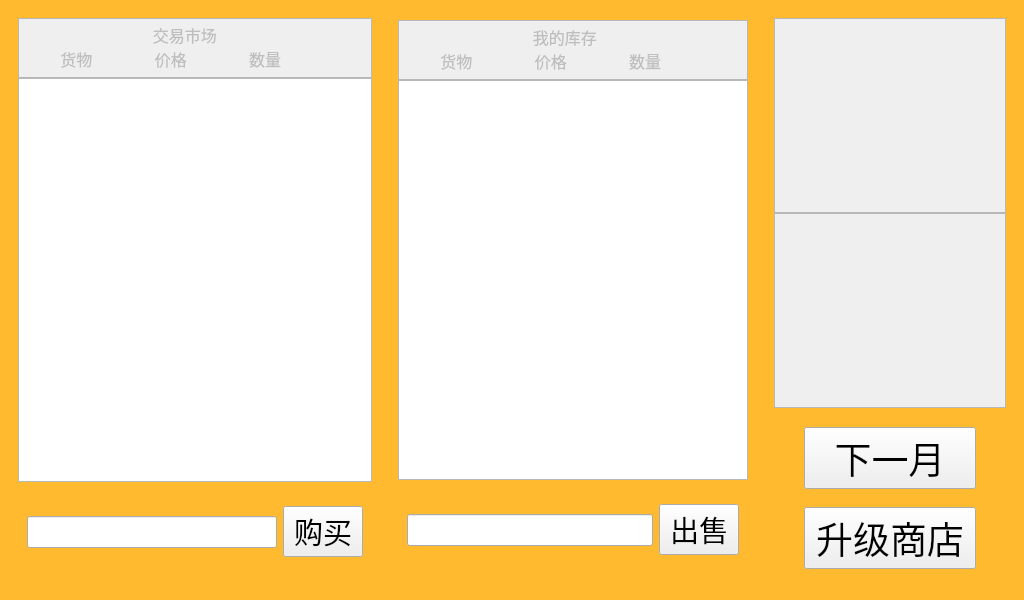
<?xml version="1.0" encoding="UTF-8"?>
<ui version="4.0">
 <class>Futures</class>
 <widget class="QWidget" name="Futures">
  <property name="geometry">
   <rect>
    <x>0</x>
    <y>0</y>
    <width>1024</width>
    <height>600</height>
   </rect>
  </property>
  <property name="minimumSize">
   <size>
    <width>920</width>
    <height>530</height>
   </size>
  </property>
  <property name="windowTitle">
   <string>市场模拟器</string>
  </property>
  <layout class="QVBoxLayout" name="verticalLayout">
   <property name="leftMargin">
    <number>0</number>
   </property>
   <property name="topMargin">
    <number>0</number>
   </property>
   <property name="rightMargin">
    <number>0</number>
   </property>
   <property name="bottomMargin">
    <number>0</number>
   </property>
   <item>
    <widget class="QWidget" name="widget" native="true">
     <property name="styleSheet">
      <string notr="true">QWidget#widget
{
	background-color: rgb(255, 186, 48);
}</string>
     </property>
     <layout class="QHBoxLayout" name="horizontalLayout">
      <item>
       <widget class="QWidget" name="widget_2" native="true">
        <layout class="QVBoxLayout" name="verticalLayout_4">
         <property name="spacing">
          <number>0</number>
         </property>
         <item>
          <widget class="QTextEdit" name="textEdit_3">
           <property name="enabled">
            <bool>false</bool>
           </property>
           <property name="maximumSize">
            <size>
             <width>16777215</width>
             <height>60</height>
            </size>
           </property>
           <property name="font">
            <font>
             <family>宋体</family>
             <pointsize>11</pointsize>
            </font>
           </property>
           <property name="html">
            <string>&lt;!DOCTYPE HTML PUBLIC &quot;-//W3C//DTD HTML 4.0//EN&quot; &quot;http://www.w3.org/TR/REC-html40/strict.dtd&quot;&gt;
&lt;html&gt;&lt;head&gt;&lt;meta name=&quot;qrichtext&quot; content=&quot;1&quot; /&gt;&lt;meta charset=&quot;utf-8&quot; /&gt;&lt;style type=&quot;text/css&quot;&gt;
p, li { white-space: pre-wrap; }
hr { height: 1px; border-width: 0; }
li.unchecked::marker { content: &quot;\2610&quot;; }
li.checked::marker { content: &quot;\2612&quot;; }
&lt;/style&gt;&lt;/head&gt;&lt;body style=&quot; font-family:'宋体'; font-size:11pt; font-weight:400; font-style:normal;&quot;&gt;
&lt;p style=&quot; margin-top:0px; margin-bottom:0px; margin-left:0px; margin-right:0px; -qt-block-indent:0; text-indent:0px;&quot;&gt;&lt;span style=&quot; font-family:'Microsoft YaHei UI'; font-size:12pt;&quot;&gt; 	            交易市场&lt;/span&gt;&lt;/p&gt;
&lt;p style=&quot; margin-top:0px; margin-bottom:0px; margin-left:0px; margin-right:0px; -qt-block-indent:0; text-indent:0px;&quot;&gt;&lt;span style=&quot; font-family:'Microsoft YaHei UI'; font-size:12pt;&quot;&gt;         货物               价格               数量&lt;/span&gt;&lt;/p&gt;&lt;/body&gt;&lt;/html&gt;</string>
           </property>
          </widget>
         </item>
         <item>
          <widget class="QListWidget" name="listWidget">
           <property name="font">
            <font>
             <family>宋体</family>
             <pointsize>14</pointsize>
            </font>
           </property>
          </widget>
         </item>
         <item>
          <widget class="QWidget" name="widget_5" native="true">
           <property name="minimumSize">
            <size>
             <width>0</width>
             <height>100</height>
            </size>
           </property>
           <layout class="QHBoxLayout" name="horizontalLayout_2">
            <item>
             <widget class="QLineEdit" name="lineEdit">
              <property name="minimumSize">
               <size>
                <width>0</width>
                <height>0</height>
               </size>
              </property>
              <property name="font">
               <font>
                <pointsize>15</pointsize>
               </font>
              </property>
             </widget>
            </item>
            <item>
             <widget class="QPushButton" name="pushButton_2">
              <property name="font">
               <font>
                <family>华文隶书</family>
                <pointsize>22</pointsize>
               </font>
              </property>
              <property name="text">
               <string>购买</string>
              </property>
             </widget>
            </item>
           </layout>
          </widget>
         </item>
        </layout>
       </widget>
      </item>
      <item>
       <widget class="QWidget" name="widget_3" native="true">
        <layout class="QVBoxLayout" name="verticalLayout_3">
         <property name="spacing">
          <number>0</number>
         </property>
         <property name="leftMargin">
          <number>11</number>
         </property>
         <property name="topMargin">
          <number>11</number>
         </property>
         <property name="rightMargin">
          <number>11</number>
         </property>
         <property name="bottomMargin">
          <number>11</number>
         </property>
         <item>
          <widget class="QTextEdit" name="textEdit_4">
           <property name="enabled">
            <bool>false</bool>
           </property>
           <property name="maximumSize">
            <size>
             <width>16777215</width>
             <height>60</height>
            </size>
           </property>
           <property name="font">
            <font>
             <family>宋体</family>
             <pointsize>11</pointsize>
            </font>
           </property>
           <property name="html">
            <string>&lt;!DOCTYPE HTML PUBLIC &quot;-//W3C//DTD HTML 4.0//EN&quot; &quot;http://www.w3.org/TR/REC-html40/strict.dtd&quot;&gt;
&lt;html&gt;&lt;head&gt;&lt;meta name=&quot;qrichtext&quot; content=&quot;1&quot; /&gt;&lt;meta charset=&quot;utf-8&quot; /&gt;&lt;style type=&quot;text/css&quot;&gt;
p, li { white-space: pre-wrap; }
hr { height: 1px; border-width: 0; }
li.unchecked::marker { content: &quot;\2610&quot;; }
li.checked::marker { content: &quot;\2612&quot;; }
&lt;/style&gt;&lt;/head&gt;&lt;body style=&quot; font-family:'宋体'; font-size:11pt; font-weight:400; font-style:normal;&quot;&gt;
&lt;p style=&quot; margin-top:0px; margin-bottom:0px; margin-left:0px; margin-right:0px; -qt-block-indent:0; text-indent:0px;&quot;&gt;&lt;span style=&quot; font-family:'Microsoft YaHei UI'; font-size:12pt;&quot;&gt; 	            我的库存&lt;/span&gt;&lt;/p&gt;
&lt;p style=&quot; margin-top:0px; margin-bottom:0px; margin-left:0px; margin-right:0px; -qt-block-indent:0; text-indent:0px;&quot;&gt;&lt;span style=&quot; font-family:'Microsoft YaHei UI'; font-size:12pt;&quot;&gt;         货物               价格               数量&lt;/span&gt;&lt;/p&gt;&lt;/body&gt;&lt;/html&gt;</string>
           </property>
          </widget>
         </item>
         <item>
          <widget class="QListWidget" name="listWidget_2">
           <property name="font">
            <font>
             <family>宋体</family>
             <pointsize>14</pointsize>
            </font>
           </property>
          </widget>
         </item>
         <item>
          <widget class="QWidget" name="widget_6" native="true">
           <property name="minimumSize">
            <size>
             <width>0</width>
             <height>100</height>
            </size>
           </property>
           <layout class="QHBoxLayout" name="horizontalLayout_3">
            <item>
             <widget class="QLineEdit" name="lineEdit_2">
              <property name="font">
               <font>
                <pointsize>15</pointsize>
               </font>
              </property>
             </widget>
            </item>
            <item>
             <widget class="QPushButton" name="pushButton_3">
              <property name="font">
               <font>
                <family>华文隶书</family>
                <pointsize>22</pointsize>
               </font>
              </property>
              <property name="text">
               <string>出售</string>
              </property>
             </widget>
            </item>
           </layout>
          </widget>
         </item>
        </layout>
       </widget>
      </item>
      <item>
       <widget class="QWidget" name="widget_4" native="true">
        <property name="minimumSize">
         <size>
          <width>100</width>
          <height>0</height>
         </size>
        </property>
        <property name="maximumSize">
         <size>
          <width>250</width>
          <height>16777215</height>
         </size>
        </property>
        <layout class="QVBoxLayout" name="verticalLayout_2">
         <item>
          <widget class="QWidget" name="widget_7" native="true">
           <property name="font">
            <font>
             <pointsize>1</pointsize>
            </font>
           </property>
           <layout class="QVBoxLayout" name="verticalLayout_6">
            <property name="spacing">
             <number>0</number>
            </property>
            <property name="leftMargin">
             <number>0</number>
            </property>
            <property name="topMargin">
             <number>0</number>
            </property>
            <property name="rightMargin">
             <number>0</number>
            </property>
            <property name="bottomMargin">
             <number>0</number>
            </property>
            <item>
             <widget class="QTextEdit" name="textEdit">
              <property name="enabled">
               <bool>false</bool>
              </property>
             </widget>
            </item>
            <item>
             <widget class="QTextEdit" name="textEdit_2">
              <property name="enabled">
               <bool>false</bool>
              </property>
             </widget>
            </item>
           </layout>
          </widget>
         </item>
         <item>
          <widget class="QWidget" name="widget_8" native="true">
           <layout class="QVBoxLayout" name="verticalLayout_5">
            <property name="spacing">
             <number>18</number>
            </property>
            <property name="leftMargin">
             <number>30</number>
            </property>
            <property name="topMargin">
             <number>13</number>
            </property>
            <property name="rightMargin">
             <number>30</number>
            </property>
            <property name="bottomMargin">
             <number>13</number>
            </property>
            <item>
             <widget class="QPushButton" name="pushButton">
              <property name="minimumSize">
               <size>
                <width>0</width>
                <height>0</height>
               </size>
              </property>
              <property name="font">
               <font>
                <family>华文隶书</family>
                <pointsize>28</pointsize>
               </font>
              </property>
              <property name="text">
               <string>下一月</string>
              </property>
             </widget>
            </item>
            <item>
             <widget class="QPushButton" name="pushButton_4">
              <property name="font">
               <font>
                <family>华文隶书</family>
                <pointsize>28</pointsize>
               </font>
              </property>
              <property name="toolTip">
               <string>&lt;html&gt;&lt;head/&gt;&lt;body&gt;&lt;p&gt;&lt;span style=&quot; font-size:12pt;&quot;&gt;花费现金升级商店&lt;/span&gt;&lt;/p&gt;&lt;p&gt;&lt;span style=&quot; font-size:12pt;&quot;&gt;获得商品数量加成&lt;/span&gt;&lt;/p&gt;&lt;p&gt;&lt;span style=&quot; font-size:12pt;&quot;&gt;并解锁更高级商品&lt;/span&gt;&lt;/p&gt;&lt;/body&gt;&lt;/html&gt;</string>
              </property>
              <property name="toolTipDuration">
               <number>3000</number>
              </property>
              <property name="statusTip">
               <string/>
              </property>
              <property name="whatsThis">
               <string/>
              </property>
              <property name="text">
               <string>升级商店</string>
              </property>
             </widget>
            </item>
           </layout>
          </widget>
         </item>
        </layout>
       </widget>
      </item>
     </layout>
    </widget>
   </item>
  </layout>
 </widget>
 <resources/>
 <connections/>
</ui>
